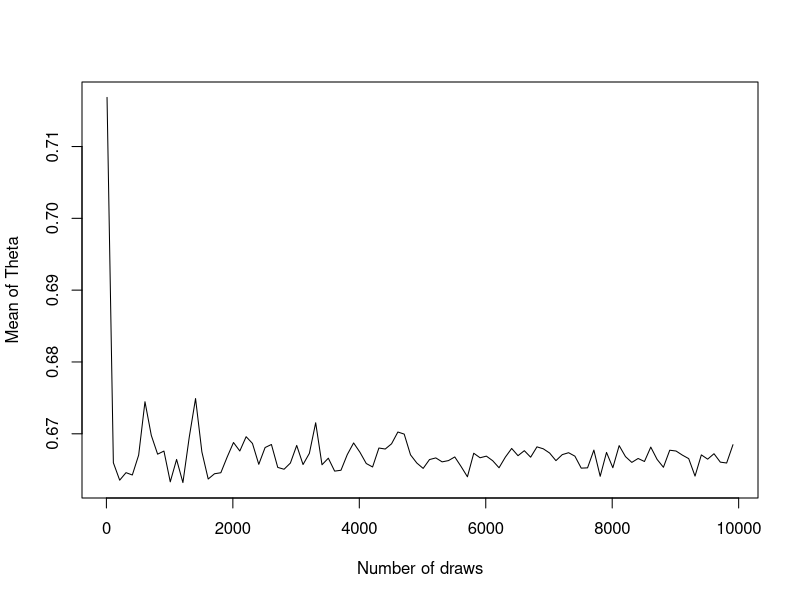
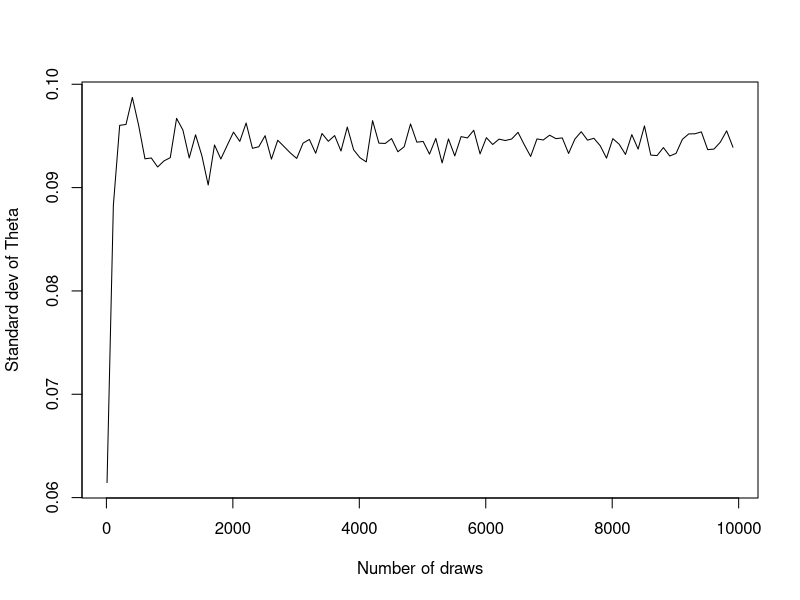

Recreate these plots in R, in order.
#Bernoulli ... again.
#Let y1, ..., yn|θ ∼ Bern(θ), and assume that you have obtained a sample with s = 14
#successes in n = 20 trials. Assume a Beta(α0, β0) prior for θ and let α0 = β0 = 2.

# a)
# Draw random numbers from the posterior θ|y ∼ Beta(α0 + s, β0 + f), y = (y1, . . . , yn), 
# and verify graphically that the posterior mean and standard deviation
# converges to the true values as the number of random draws grows large.

# Data
s <- 14
n <- 20
f <- n - s

# Prior
prior_alpha <- 2
prior_beta <- 2

# Posterior
posterior_alpha <- prior_alpha + s 
posterior_beta <- prior_beta + f

theta.means <- c()
theta.sd <- c()
theta.n <- c()
for (n in seq(10, 10000, 100)) {
  thetas <- rbeta(n, posterior_alpha, posterior_beta) # Generate Thetas
  theta.means <- append(theta.means, mean(thetas)) # Calculate mean and add to vector
  theta.sd <- append(theta.sd, sd(thetas)) # Calculate standard deviation and add to vector
  theta.n <- append(theta.n, n) # Add number of draws to vector
}

# Plot means of thetas
plot(theta.n, theta.means, type='l', xlab='Number of draws', ylab='Mean of Theta')

# Plot standard deviation of thetas
plot(theta.n, theta.sd, type='l', xlab='Number of draws', ylab='Standard dev of Theta')

# ------------------------------------------------------------------------------------------------- #
# b)
# Use simulation (nDraws = 10000) to compute the posterior probability 
# Pr(θ < 0.4|y) and compare with the exact value [Hint: pbeta()].
